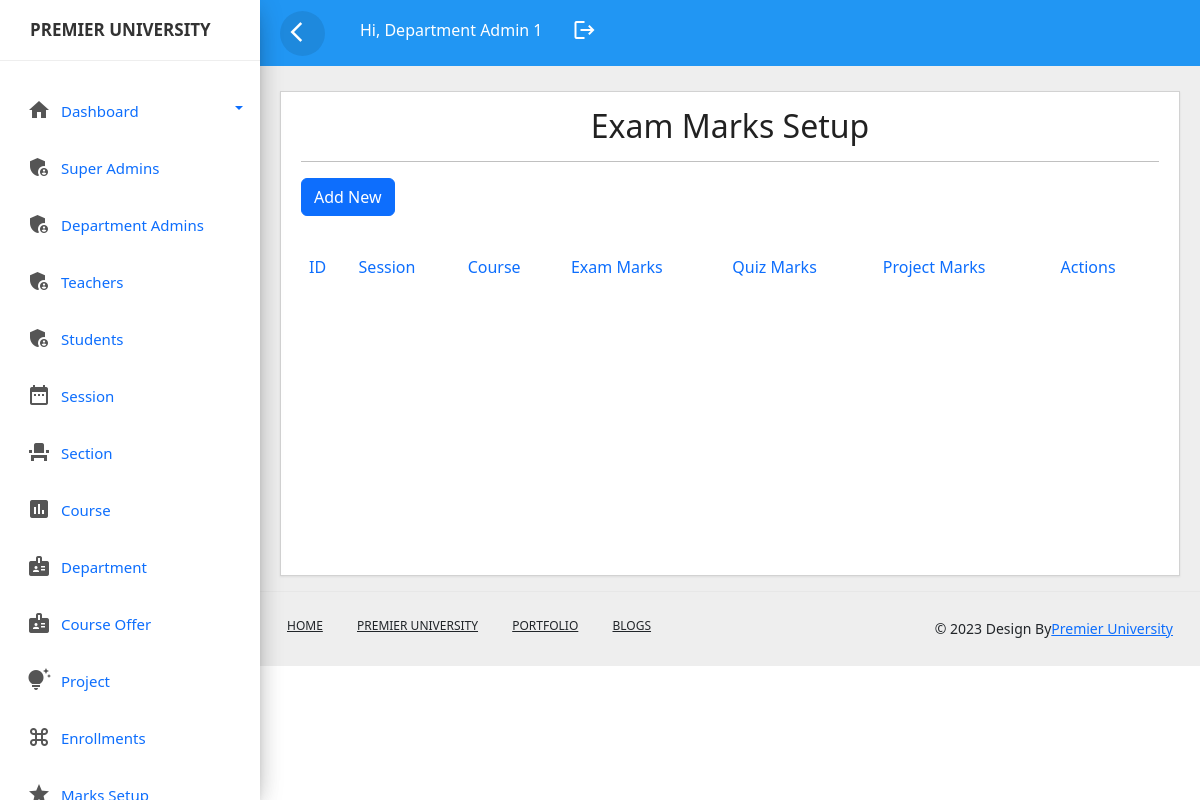
/grades.php (signed in), run on an earlier commit of the app's database.
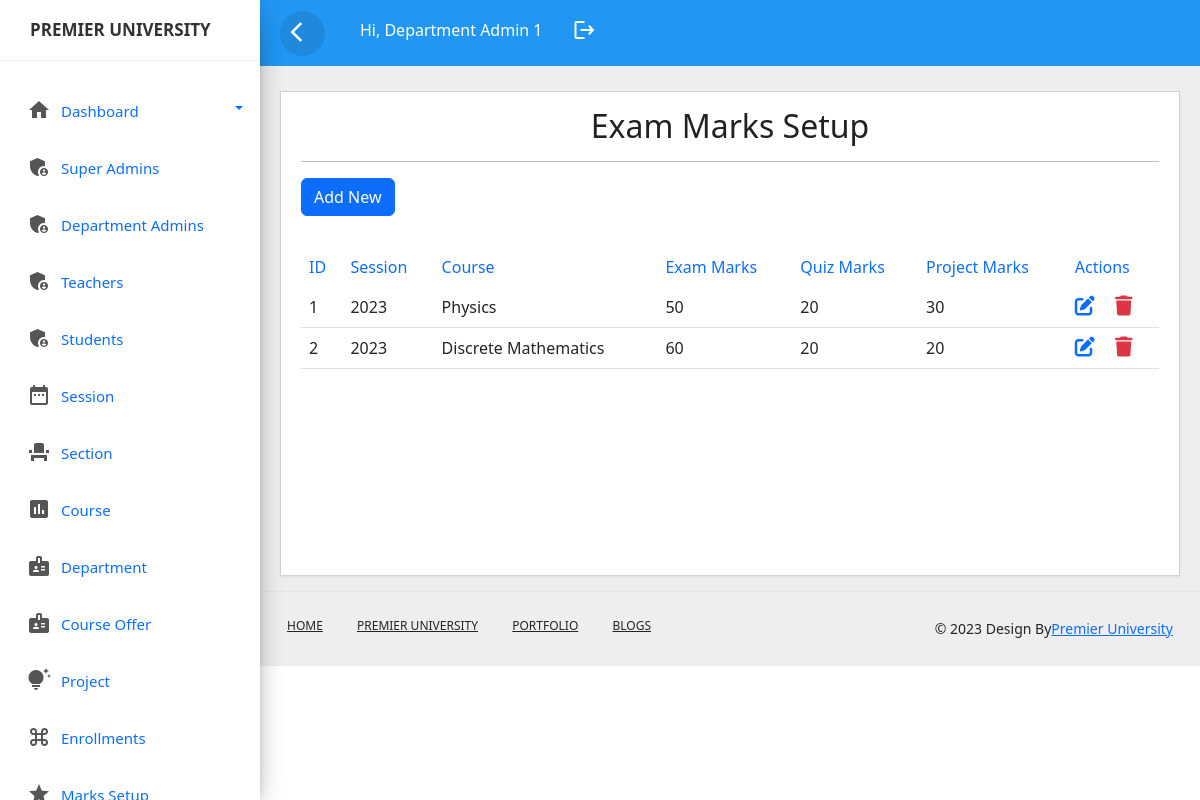
And on a later commit of the database.
### tables this page shows
CREATE TABLE `grades` (
  `gradeid` int(11) NOT NULL,
  `sessionid` int(11) NOT NULL,
  `courseid` int(11) NOT NULL,
  `quiz` int(11) NOT NULL,
  `exam` int(11) NOT NULL,
  `project` int(11) NOT NULL
);

CREATE TABLE `session` (
  `sessionid` int(11) NOT NULL,
  `session` varchar(50) NOT NULL,
  `courseid` int(11) DEFAULT NULL
);

CREATE TABLE `course` (
  `courseid` int(11) NOT NULL,
  `course` varchar(255) NOT NULL,
  `departmentid` int(11) DEFAULT NULL,
  `totalmarks` float DEFAULT NULL,
  `description` varchar(255) DEFAULT NULL
);

### grades.php (the view, shortened to what this page needs)
<?php include_once('header.php');?>
<?php include_once('sidebar.php');?>
<?php include_once('top-header.php');?>
<!DOCTYPE html>
<html lang="en">
<head>
	<link rel="stylesheet" href="css/style.css">
 <link href="https://cdn.jsdelivr.net/npm/bootstrap@5.2.3/dist/css/bootstrap.min.css" rel="stylesheet">
 <link rel="stylesheet" href="https://cdnjs.cloudflare.com/ajax/libs/font-awesome/6.4.0/css/all.min.css" />
</head>
<body>
	<div class="main-content">
		<div class="row">
			<div class="col-lg-12 col-md-12">
				<div class="card" style="min-height:485px">
					<div class="card-header card-header-text">
						<h2 class="card-title" style="text-align: center;">Exam Marks Setup</h2>
						<hr>
						<a href="add_grade.php" class="btn btn-primary mb-3">Add New</a>
					</div>
					<div class="card-content table-responsive">
						<table class="table table-hover">
							<thead class="text-primary">
								<tr><th>ID</th>
									<th>Session</th>
									<th>Course</th>
									<th>Exam Marks</th>
									<th>Quiz Marks</th>
									<th>Project Marks</th>
									<th>Actions</th>
								</tr>
							</thead>
							<tbody>
								<?php
									@include 'config.php';
									$query=mysqli_query($conn,"SELECT * from grades LEFT JOIN session on grades.sessionid=session.sessionid LEFT JOIN course on grades.courseid=course.courseid ");
									while($row=mysqli_fetch_array($query)){
									?>
									<tr>
										<td><?php echo ucwords($row['gradeid']); ?></td>
										<td><?php echo ucwords($row['session']); ?></td>
										<td><?php echo ucwords($row['course']); ?></td>
										<td><?php echo ucwords($row['exam']); ?></td>
										<td><?php echo ucwords($row['quiz']); ?></td>
										<td><?php echo ucwords($row['project']); ?></td>
										<td>
											 <a href="edit_grade.php?id=<?php echo $row['gradeid'] ?>&sessionid=<?php echo $row['sessionid'] ?>&courseid=<?php echo $row['courseid'] ?>" ><i class="fa-solid fa-pen-to-square fs-5 me-3"></i></a>
             <a href="delete_grade.php?id=<?php echo $row['gradeid'] ?>" class="link-danger"><i class="fa-solid fa-trash fs-5"></i></a>
										</td>
									</tr>
									<?php
									}
								?>
							</tbody>
						</table>
					</div>
				</div>
			</div>
		</div>
	</div>
		</body>
		<?php include_once('footer.php');?>
		</html>

### header.php (shortened to what this page needs)
<!doctype html>
<html lang="en">
  <head>
        <link href="https://cdn.jsdelivr.net/npm/bootstrap@5.0.2/dist/css/bootstrap.min.css" rel="stylesheet">
        <link rel="stylesheet" href="css/custom.css">
  </head>
  <body>
<div class="wrapper">

### sidebar.php (shortened to what this page needs)
<nav id="sidebar">
            <div class="sidebar-header">
                <h3><img src="" class="img-fluid"/><span>Premier University</span></h3>
            </div>
            <ul class="list-unstyled components">
			                <li class="dropdown">
                    <a href="#homeSubmenu1" data-toggle="collapse" aria-expanded="false" class="dropdown-toggle">
                    <i class="material-icons">home</i><span>Dashboard</span></a>
                </li>
                <?php
            if($_SESSION['role'] != 'student' &&  $_SESSION['role'] !='teacher' ){?>
			<li class="">
                    <a href="superadmin.php"><i class="material-icons">admin_panel_settings</i><span>Super Admins</span></a>
                </li>
			<li class="">
                    <a href="admins.php"><i class="material-icons">admin_panel_settings</i><span>Department Admins</span></a>
                </li>
                <?php }?>
                <?php
            if($_SESSION['role'] != 'student' ){?>
                <li class="">
                    <a href="teacher.php"><i class="material-icons">admin_panel_settings</i><span>Teachers</span></a>
                </li>
                <?php }?>
                <?php
            if($_SESSION['role'] != 'teacher' ){?>
                <li class="">
                    <a href="student.php"><i class="material-icons">admin_panel_settings</i><span>Students</span></a>
                </li>
                <?php }?>
                <?php
            if($_SESSION['role'] != 'student' &&  $_SESSION['role'] !='teacher' ){?>
                <li class="">
                    <a href="session.php"><i class="material-icons">date_range</i><span>Session</span></a>
                </li>
                <li class="">
                    <a href="section.php"><i class="material-icons">event_seat</i><span>Section</span></a>
                </li>
                <?php }?>
                <li class="">
                    <a href="course.php"><i class="material-icons">assessment</i><span>Course</span></a>
                </li>
                <?php
            if($_SESSION['role'] != 'student' &&  $_SESSION['role'] !='teacher' ){?>
                <li class="">
                    <a href="department.php"><i class="material-icons">badge</i><span>Department</span></a>
                </li>
                <?php }?>
                <li class="">
                    <a href="offer.php"><i class="material-icons">badge</i><span>Course Offer</span></a>
                </li>
                <li class="">
                    <a href="project.php"><i class="material-icons">tips_and_updates</i><span>Project</span></a>
                </li>
                <li class="">
                    <a href="enrollment.php"><i class="material-icons">keyboard_command_key</i><span>Enrollments</span></a>
                </li>
                <?php
            if($_SESSION['role'] != 'student' ){?>
                <li class="">
                    <a href="grades.php"><i class="material-icons">grade</i><span>Marks Setup</span></a>
                </li>
                <?php }?>
            </ul>
        </nav>

### top-header.php (shortened to what this page needs)
<div id="content">
		   <div class="top-navbar" >
		      <nav class="navbar  navbar-expand-sm">
			     <button type="button" id="sidebar-collapse" class="d-xl-block d-lg-block d-md-none d-none">
				   <span class="material-icons">arrow_back_ios</span>
				 </button>
				 <div class="collapse navbar-collapse d-lg-block d-xl-block d-sm-none d-md-none d-none"  id="navbarcollapse">
					<ul class="nav navbar-nav" >
					<li class="nav-item">
					  <a class="nav-link">hi, <?php echo $_SESSION['user'] ?></a>
					</li>
					<li class="nav-item">
					  <a class="nav-link" href="logout.php"><span class="material-icons">logout</span></a>
					</li>
					</ul>
				 </div>
			  </nav>
		   </div>

### footer.php (shortened to what this page needs)
<footer class="footer">
			    <div class="container-fluid">
				   <div class="row">
				       <div class="col-md-6">
					       <nav class="d-flex">
						      <ul class="m-0 p-0">
							     <li><a href="#">Home</a></li>
								  <li><a href="#">Premier University</a></li>
								   <li><a href="#">portfolio</a></li>
								    <li><a href="#">Blogs</a></li>
						   </nav>
					   </div>
					   <div class="col-md-6">
					       <p class="copyright d-flex justify-content-end">
						      &copy 2023 Design By
						      <a href="#">Premier University</a>
						   </p>
					   </div>
				   </div>
				</div>
			 </footer>
		</div>
</div>
  </body>
  </html>

### css/custom.css (style rules this page uses)
body,html { line-height:1.8; font-family:'Roboto',sans-serif; color:#555e58; text-transform:capitalize; font-weight:400; margin:0px; padding:0px; }
h1,h2,h3,h4,h5,h6,.h1,.h2,.h3,.h4 { font-weight:400; line-height:1.5em; }
p { font-size:15px; margin:12px 0 0; line-height:24px; }
a { color:#333; font-weight:400; }
button { cursor:pointer; }
ul,ol { padding:0px; margin:0px; list-style:none; }
a,a:hover,a:focus { color:#333; text-decoration:none; transition:all 0.3s; }
.material-icons { font-family: 'Material Icons'; font-weight: normal; font-style: normal; font-size: 24px; display: inline-block; line-height: 1; text-transform: none; letter-spacing: normal; word-wrap: normal; white-space: nowrap; direction: ltr; -webkit-font-smoothing: antialiased; text-rendering: optimizeLegibility; -moz-osx-font-smoothing: grayscale; font-feature-settings: 'liga'; }
.wrapper { position:relative; width:100%; overflow:auto; }
#sidebar { position:fixed; height:100vh!important; top:0; left:0; bottom:0; z-index:11; width:260px; overflow:auto; transition:all 0.3s; background-color:#fff; box-shadow:0 10px 30px -12px rgba(0 0 0 / 42%), 0 4px 25px 0px rgba(0 0 0 / 12%), 0 8px 10px -5px rgba(0 0 0 / 20%); }
#sidebar .sidebar-header { padding:20px; background-color:#fff; border-bottom:1px solid #eee; }
.sidebar-header h3 { color:#333; font-size:17px; margin:0px; text-transform:uppercase; transition:all 0.5s ease; font-weight:600; }
#sidebar ul li { padding:2px 7px; }
.dropdown-toggle::after { position:absolute; right:10px; top:23px; }
#sidebar ul.components { padding: 20px 0; }
#sidebar ul li a { padding: 10px; line-height: 30px; border-radius:5px; font-size: 15px; position:relative;' font-weight: 400; display: block; }
#sidebar ul li a span { text-transform:capitalize; display:inline-block; }
#sidebar ul li a i { position: relative; margin-right: 10px; top: 5px; color: #555555; margin-left: 10px; }
#content { position:relative; transition:all 0.3s; background-color:#EEEEEE; }
.top-navbar { width:100%; z-index:9; position:relative; }
.main-content { padding:10px 20px 0px 20px; position:relative; width:100%; }
.navbar { background-color:#2196f3; color:#fff; }
.navbar button { background-color:transparent; border:none; }
.navbar button span { color:#fff; }
#sidebar-collapse { border-radius:50%; width:45px; height:45px; text-align:center; line-height:45px; margin-right:20px; margin-left:20px; border:none; color:#fff; background-color:rgba(0,0,0,0.09); }
#sidebar-collapse span { margin:9px; padding:0px; }
.navbar-nav > li> a { color:#fff; }
.navbar-nav li a { position:relative; display:block; padding:10px 15px!important; }
.card { margin:10px 0px; }
.card { border-radius:0px!important; }
.card { display:inline-block; position:relative; border:none; width:100%; margin:15px 0; box-shadow:0 1px 2px rgb(0 0 0 / 8%); border-radius:6px; color:rgba(0,0,0,0.87); background-color:#fff; }
.card .card-header { padding:15px 20px 0; z-index:3; border-bottom:0px!important; background-color:#fff; border-radius:none; }
.card .card-content { padding:15px 20px; position:relative; }
.card .card-title:not(.card-calender .card-title) { margin-top:0; margin-bottom:5px; }
.table > thead > tr > th { border-bottom:1px; font-size:16px; font-weight:400; }
.footer { border-top:1px solid #e7e7e7; }
footer { padding:10px 0; position:relative; width:100%; }
footer ul li { display:inline-block; }
footer ul li a { color:inherit; padding:15px; font-weight:500; font-size:12px; text-transform:uppercase; display:block; position:relative; }
footer .copyright { padding:15px; font-size:14px; margin:0; }
@media only screen and (min-width:992px) { #content { width:calc(100% - 260px); position:relative; float:right; transition:all 0.3s; background-color:#EEEEEE; } }

### css/style.css (style rules this page uses)
* { margin: 0; padding: 0; }
a { text-decoration: none; -webkit-transition: all 0.5s ease-in-out 0s; -o-transition: all 0.5s ease-in-out 0s; transition: all 0.5s ease-in-out 0s; }

What changed in the data, as far as the page shows it:
added grades: gradeid "1", sessionid.session "2023", courseid.course "Physics", exam "50", quiz "20", project "30"
added grades: gradeid "2", sessionid.session "2023", courseid.course "Discrete Mathematics", exam "60", quiz "20", project "20"
